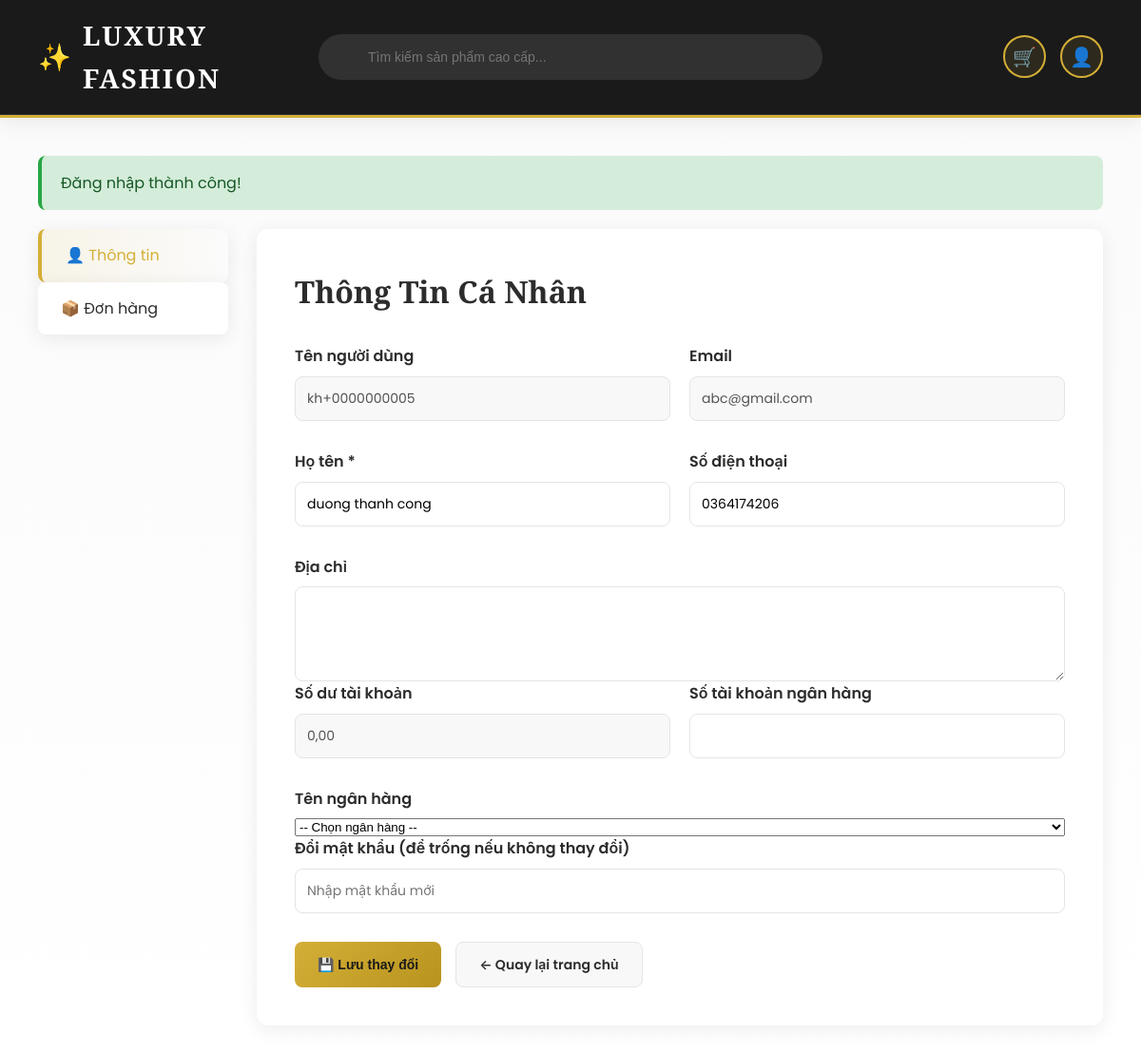
The app's page /account (signed in) with its own data.
### tables this page shows
CREATE TABLE `users` (
  `_UserName_Id` varchar(30) NOT NULL,
  `__PassWord` varchar(255) NOT NULL,
  `Email` varchar(50) NOT NULL,
  `FullName` varchar(50) NOT NULL,
  `Phone` char(13) NOT NULL,
  `Role` varchar(20) NOT NULL,
  `Address` varchar(255) NOT NULL,
  `Price` decimal(12,2) DEFAULT NULL COMMENT 'Số dư tài khoản',
  `BankAccountNumber` varchar(50) DEFAULT NULL COMMENT 'Số tài khoản ngân hàng',
  `BankName` varchar(100) DEFAULT NULL COMMENT 'Tên ngân hàng'
);

### src/Core/Controller.php (called while the page is built, shortened)
<?php
class Controller {
    public function renderView($view, $data = []) {
        extract($data);
        $viewFile = ROOT_PATH . '/src/Views/' . $view . '.php';
        require_once $viewFile;
    }
}
?>

### src/Controllers/AccountController.php (called while the page is built, shortened)
<?php
class AccountController extends Controller {
    public function index() {
        $userId = $_SESSION['user']['id'];
        $userModel = new User();
        $user = $userModel->getById($userId);
        $orderModel = new Order();
        $orders = $orderModel->getByUserId($userId);
        $data = [
            'title' => 'Tài Khoản Cá Nhân - Luxury Fashion Store',
            'user' => $user,
            'orders' => $orders ?? [],
            'activeTab' => 'profile'
        ];
        $this->renderView('account/profile', $data);
    }
}
?>

### src/Core/App.php (called while the page is built, shortened)
<?php
class App {
    protected $method = 'index';
    public function __construct() {
        $url = $this->parseUrl();
        if (isset($url[0]) && !empty($url[0])) {
            $routeMap = [
                'login' => 'AuthController',
                'register' => 'AuthController',
                'logout' => 'AuthController'
            ];
            if (isset($routeMap[$url[0]])) {
                $this->controller = $routeMap[$url[0]];
                $route = $url[0];
                unset($url[0]);
                $url = array_values($url);
                if (empty($url[0])) {
                    if ($route === 'login') {
                        $this->method = 'index';
                    } elseif ($route === 'register') {
                        $this->method = 'register';
                    } elseif ($route === 'logout') {
                        $this->method = 'logout';
                    }
                }
            } else {
                $controllerName = ucfirst(strtolower($url[0])) . 'Controller';
                $controllerFile = ROOT_PATH . '/src/Controllers/' . $controllerName . '.php';
                if (file_exists($controllerFile)) {
                    unset($url[0]);
                    $url = array_values($url);
                }
            }
        }
        $controllerInstance = new $fullControllerName;
        $this->params = $url ? array_values($url) : [];
        call_user_func_array([$controllerInstance, $this->method], $this->params);
    }
    public function parseUrl() {
        if (isset($_GET['url'])) {
            $url = filter_var(rtrim($_GET['url'], '/'), FILTER_SANITIZE_URL);
            $url = explode('/', $url);
            $url = array_filter($url, function($value) {
                return !empty($value);
            });
            return array_values($url);
        }
        return [];
    }
}
?>

### index.php (called while the page is built, shortened)
<?php
require_once 'app.php';
try {
    $app = new \Core\App();
} catch (\Exception $e) {
    die("Lỗi: " . $e->getMessage() . "<br>File: " . $e->getFile() . "<br>Line: " . $e->getLine());
}
?>

### src/Core/Model.php (called while the page is built, shortened)
<?php
class Model {
    protected $db;
    protected $table;
    public function __construct() {
        $this->db = $this->getConnection();
    }
    protected function getConnection() {
        require ROOT_PATH . '/src/Config/connection.php';
        return $conn;
    }
    public function getOne($conditions = []) {
        $sql = "SELECT * FROM {$this->table}";
        $params = [];
        if (!empty($conditions)) {
            $where = [];
            foreach ($conditions as $key => $value) {
                $where[] = "$key = :$key";
                $params[$key] = $value;
            }
            $sql .= " WHERE " . implode(" AND ", $where);
        }
        $sql .= " LIMIT 1";
        $stmt = $this->db->prepare($sql);
        $stmt->execute($params);
        return $stmt->fetch(PDO::FETCH_ASSOC);
    }
}
?>

### src/Models/User.php (called while the page is built, shortened)
<?php
class User extends Model {
    public function getById($id) {
        $user = $this->getOne(['_UserName_Id' => $id]);
        return $user ? $this->normalizeUser($user) : false;
    }
    private function normalizeUser($user) {
        return [
            'id' => $user['_UserName_Id'] ?? '',
            'username' => $user['_UserName_Id'] ?? '',
            'email' => $user['Email'] ?? '',
            'name' => $user['FullName'] ?? '',
            'full_name' => $user['FullName'] ?? '',
            'phone' => $user['Phone'] ?? '',
            'role' => strtolower($user['Role'] ?? 'user'),
            'address' => $user['Address'] ?? '',
            'password' => $user['__PassWord'] ?? '',
            'price' => isset($user['Price']) ? (float)$user['Price'] : (isset($user['price']) ? (float)$user['price'] : 0.0),
            'bank_account_number' => $user['BankAccountNumber'] ?? ($user['bank_account_number'] ?? ''),
            'bank_name' => $user['BankName'] ?? ($user['bank_name'] ?? '')
        ];
    }
}
?>

### src/Views/account/profile.php (the view, shortened to what this page needs)
<!DOCTYPE html>
<html lang="vi">
<head>
</head>
<body>
    <header>
        <div class="header-top">
            <div class="logo">
                <a href="<?php echo ROOT_URL; ?>">
                    <span>✨</span>
                    <span>Luxury Fashion</span>
                </a>
            </div>
            <form class="search-box" method="GET" action="<?php echo ROOT_URL; ?>product/search" style="position: relative; width: 100%; max-width: 100%; justify-self: center;">
                <input type="text" name="q" placeholder="Tìm kiếm sản phẩm cao cấp..." value="<?php echo isset($_GET['q']) ? htmlspecialchars($_GET['q']) : ''; ?>" style="width: 100%; padding: 14px 20px 14px 50px; border: 2px solid transparent; border-radius: 50px; background: rgba(255, 255, 255, 0.1); color: white; font-size: 14px; transition: all 0.3s; border-color: transparent;">
            </form>
            <div class="header-actions">
                <a href="<?php echo ROOT_URL; ?>cart" style="width: 45px; height: 45px; border-radius: 50%; background: rgba(212, 175, 55, 0.1); border: 2px solid var(--primary-gold); display: flex; align-items: center; justify-content: center; color: var(--primary-gold); text-decoration: none; transition: all 0.3s; font-size: 20px;" title="Giỏ hàng">
                    🛒
                </a>
                <div class="user-dropdown">
                    <button class="user-toggle" onclick="toggleUserMenu()" title="Menu tài khoản">
                        👤
                    </button>
                </div>
            </div>
        </div>
    </header>
    <div class="container">
        <?php if (isset($_SESSION['message'])): ?>
            <div class="alert alert-success">
                <?php echo htmlspecialchars($_SESSION['message']); unset($_SESSION['message']); ?>
            </div>
        <?php endif; ?>
        <div class="account-section">
            <aside class="account-sidebar">
                <ul class="account-nav">
                    <li><a href="<?php echo ROOT_URL; ?>account" class="<?php echo ($data['activeTab'] ?? 'profile') === 'profile' ? 'active' : ''; ?>">👤 Thông tin</a></li>
                    <li><a href="<?php echo ROOT_URL; ?>account/orders" class="<?php echo ($data['activeTab'] ?? 'profile') === 'orders' ? 'active' : ''; ?>">📦 Đơn hàng</a></li>
                </ul>
            </aside>
            <main class="account-content">
                <div id="profileTab" class="tab-content <?php echo ($data['activeTab'] ?? 'profile') === 'profile' ? 'active' : ''; ?>">
                    <h2 style="margin-bottom: 30px; font-family: 'Playfair Display', serif; font-size: 32px;">Thông Tin Cá Nhân</h2>
                    <form method="POST" action="<?php echo ROOT_URL; ?>account/updateProfile">
                        <div class="profile-grid">
                            <div class="form-group">
                                <label>Tên người dùng</label>
                                <input type="text" value="<?php echo htmlspecialchars($data['user']['id'] ?? ''); ?>" disabled style="background: var(--accent-gray); cursor: not-allowed;">
                            </div>
                            <div class="form-group">
                                <label>Email</label>
                                <input type="email" value="<?php echo htmlspecialchars($data['user']['email'] ?? ''); ?>" disabled style="background: var(--accent-gray); cursor: not-allowed;">
                            </div>
                        </div>
                        <div class="profile-grid">
                            <div class="form-group">
                                <label for="name">Họ tên *</label>
                                <input type="text" id="name" name="name" value="<?php echo htmlspecialchars($data['user']['name'] ?? ''); ?>" required>
                            </div>
                            <div class="form-group">
                                <label for="phone">Số điện thoại</label>
                                <input type="tel" id="phone" name="phone" value="<?php echo htmlspecialchars($data['user']['phone'] ?? ''); ?>">
                            </div>
                        </div>
                        <div class="form-group">
                            <label for="address">Địa chỉ</label>
                            <textarea id="address" name="address"><?php echo htmlspecialchars($data['user']['address'] ?? ''); ?></textarea>
                        </div>
                        <div class="profile-grid">
                            <div class="form-group">
                                <label>Số dư tài khoản</label>
                                <input type="text" value="<?php echo number_format((float)($data['user']['price'] ?? 0), 2, ',', '.'); ?>" disabled style="background: var(--accent-gray); cursor: not-allowed;">
                            </div>
                            <div class="form-group">
                                <label for="bank_account_number">Số tài khoản ngân hàng</label>
                                <input type="text" id="bank_account_number" name="bank_account_number" value="<?php echo htmlspecialchars($data['user']['bank_account_number'] ?? ''); ?>">
                            </div>
                        </div>
                        <div class="form-group">
                            <label for="bank_name">Tên ngân hàng</label>
                            <select id="bank_name" name="bank_name">
                                <option value="">-- Chọn ngân hàng --</option>
                            </select>
                        </div>
                        <div class="form-group">
                            <label for="password">Đổi mật khẩu (để trống nếu không thay đổi)</label>
                            <input type="password" id="password" name="password" placeholder="Nhập mật khẩu mới">
                        </div>
                        <div style="display: flex; gap: 15px; margin-top: 30px;">
                            <button type="submit" class="btn btn-primary">💾 Lưu thay đổi</button>
                            <a href="<?php echo ROOT_URL; ?>" class="btn btn-secondary">← Quay lại trang chủ</a>
                        </div>
                    </form>
                </div>
            </main>
        </div>
    </div>
</body>
</html>
</body>
</html>

### src/Views/account/profile.php (style rules this page uses)
:root { --primary-black: #1a1a1a; --primary-gold: #d4af37; --primary-gold-light: #f4e4bc; --accent-gray: #f8f8f8; --text-dark: #2c2c2c; --text-light: #666666; --border-light: #e5e5e5; --shadow-soft: 0 4px 20px rgba(0, 0, 0, 0.08); --shadow-hover: 0 8px 30px rgba(0, 0, 0, 0.12); --transition-smooth: all 0.3s cubic-bezier(0.4, 0, 0.2, 1); }
* { margin: 0; padding: 0; box-sizing: border-box; }
body { font-family: 'Poppins', -apple-system, BlinkMacSystemFont, 'Segoe UI', sans-serif; background: linear-gradient(180deg, #fafafa 0%, #ffffff 100%); color: var(--text-dark); line-height: 1.6; }
header { background: var(--primary-black); color: white; padding: 0; box-shadow: var(--shadow-soft); position: sticky; top: 0; z-index: 1000; border-bottom: 3px solid var(--primary-gold); }
.header-top { max-width: 1400px; margin: 0 auto; display: grid; grid-template-columns: 1fr 2fr 1fr; align-items: center; padding: 15px 40px; gap: 30px; border-bottom: 1px solid rgba(255,255,255,0.1); }
.header-top .logo a { color: white; text-decoration: none; display: flex; align-items: center; gap: 10px; font-family: 'Playfair Display', serif; font-size: 28px; font-weight: 600; letter-spacing: 2px; text-transform: uppercase; }
.header-actions { display: flex; align-items: center; gap: 15px; justify-self: end; }
.user-dropdown { position: relative; display: inline-block; }
.user-toggle { width: 45px; height: 45px; border-radius: 50%; background: rgba(212, 175, 55, 0.1); border: 2px solid var(--primary-gold); display: flex; align-items: center; justify-content: center; color: var(--primary-gold); cursor: pointer; transition: var(--transition-smooth); font-size: 20px; }
.container { max-width: 1400px; margin: 0 auto; padding: 40px; }
.account-section { display: grid; grid-template-columns: 200px 1fr; gap: 30px; }
.account-sidebar { display: flex; flex-direction: column; gap: 10px; }
.account-nav { list-style: none; }
.account-nav li a { display: block; padding: 15px 20px; background: white; border-left: 4px solid transparent; color: var(--text-dark); text-decoration: none; transition: var(--transition-smooth); border-radius: 8px; box-shadow: var(--shadow-soft); }
.account-nav li a:hover, .account-nav li a.active { border-left-color: var(--primary-gold); background: linear-gradient(90deg, rgba(212, 175, 55, 0.1), transparent); color: var(--primary-gold); padding-left: 25px; }
.account-content { background: white; border-radius: 12px; box-shadow: var(--shadow-soft); padding: 40px; }
.tab-content { display: none; }
.tab-content.active { display: block; animation: fadeIn 0.3s ease-out; }
.profile-grid { display: grid; grid-template-columns: 1fr 1fr; gap: 20px; margin-bottom: 30px; }
.form-group { display: flex; flex-direction: column; }
.form-group label { font-weight: 600; margin-bottom: 8px; color: var(--text-dark); }
.form-group input, .form-group textarea { padding: 12px; border: 1px solid var(--border-light); border-radius: 8px; font-family: inherit; transition: var(--transition-smooth); font-size: 14px; }
.form-group textarea { resize: vertical; min-height: 100px; }
.btn { padding: 12px 24px; border: none; border-radius: 8px; cursor: pointer; font-weight: 600; transition: var(--transition-smooth); text-decoration: none; display: inline-block; text-align: center; font-size: 14px; }
.btn-primary { background: linear-gradient(135deg, var(--primary-gold) 0%, #b8941f 100%); color: var(--primary-black); }
.btn-secondary { background: var(--accent-gray); color: var(--text-dark); border: 1px solid var(--border-light); }
.alert { padding: 16px 20px; margin-bottom: 20px; border-radius: 8px; border-left: 4px solid; }
.alert-success { background: #d4edda; color: #155724; border-left-color: #28a745; }

### records on screen
users: _UserName_Id "kh+0000000005", Email "abc@gmail.com", name "duong thanh cong", phone "0364174206"

### other values on screen
$_SESSION['message'] "Đăng nhập thành công!"
